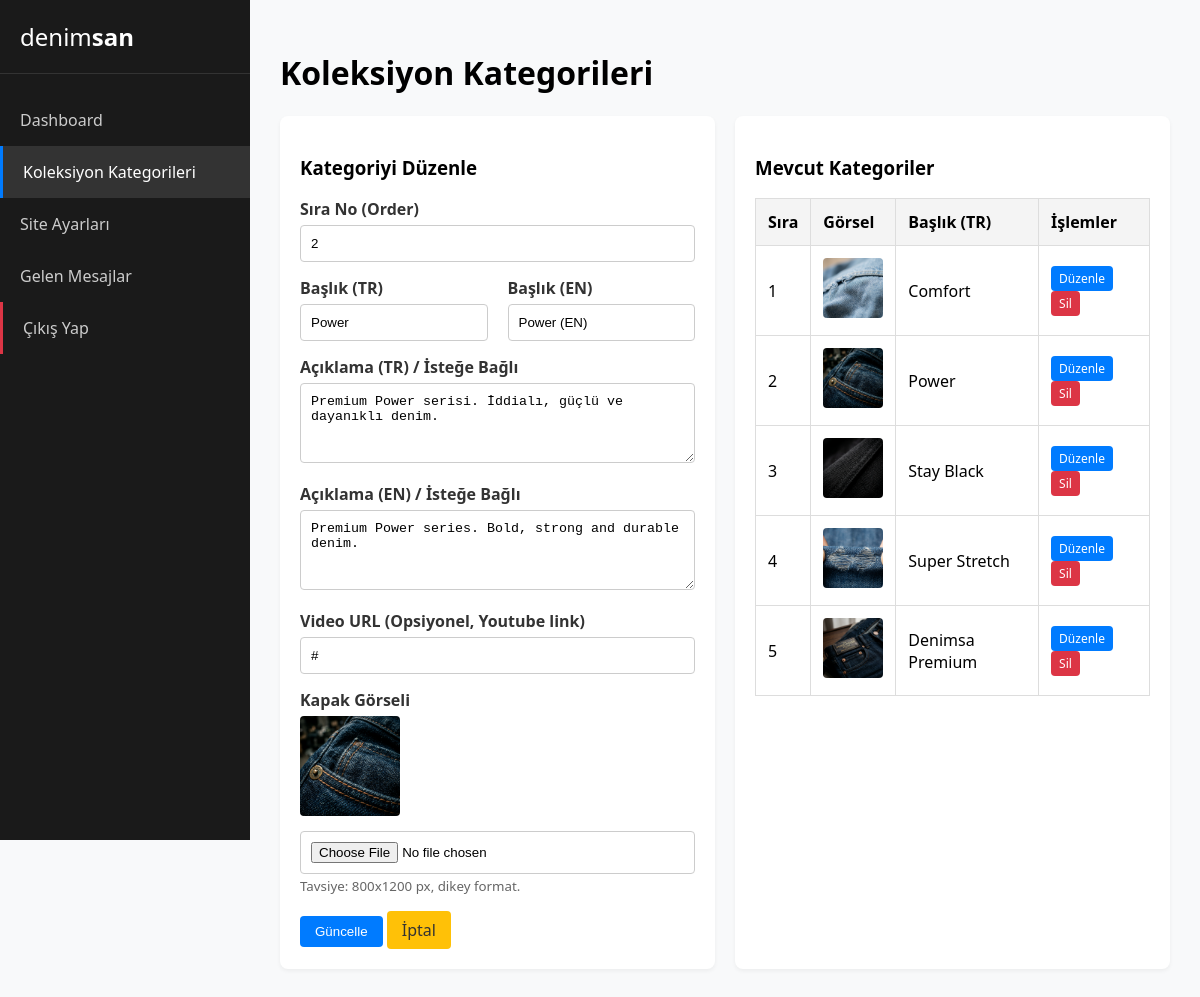
Page /admin/pages/categories.php?edit=2 (signed in) on the committed database.
### tables this page shows
CREATE TABLE IF NOT EXISTS `collection_categories` (
  `id` INT AUTO_INCREMENT PRIMARY KEY,
  `title_tr` VARCHAR(255) NOT NULL,
  `title_en` VARCHAR(255) NOT NULL,
  `description_tr` TEXT,
  `description_en` TEXT,
  `cover_image` VARCHAR(255),
  `video_url` VARCHAR(255) DEFAULT NULL,
  `order_num` INT DEFAULT 0,
  `is_active` BOOLEAN DEFAULT TRUE,
  `created_at` TIMESTAMP DEFAULT CURRENT_TIMESTAMP,
  `updated_at` TIMESTAMP DEFAULT CURRENT_TIMESTAMP ON UPDATE CURRENT_TIMESTAMP
);

### admin/pages/categories.php (the view, shortened to what this page needs)
<?php
require_once '../../includes/db.php';
$editMode = isset($_GET['edit']);
$editId = $editMode ? (int)$_GET['edit'] : 0;
$catData = [
    'title_tr' => '', 'title_en' => '',
    'description_tr' => '', 'description_en' => '',
    'video_url' => '', 'order_num' => 0
];
if ($editMode) {
    $stmt = $pdo->prepare("SELECT * FROM collection_categories WHERE id = ?");
    $stmt->execute([$editId]);
    $catData = $stmt->fetch() ?: $catData;
}
$categories = $pdo->query("SELECT * FROM collection_categories ORDER BY order_num ASC")->fetchAll();
?>
<!DOCTYPE html>
<html lang="tr">
<head>
</head>
<body>
    <div class="sidebar">
        <div class="sidebar-logo">denim<strong>san</strong></div>
        <a href="../index.php" class="nav-link">Dashboard</a>
        <a href="categories.php" class="nav-link active">Koleksiyon Kategorileri</a>
        <a href="settings.php" class="nav-link">Site Ayarları</a>
        <a href="messages.php" class="nav-link">Gelen Mesajlar</a>
        <a href="../logout.php" class="nav-link" style="margin-top: auto; border-left: 3px solid #dc3545;">Çıkış Yap</a>
    </div>
    <div class="content">
        <h1>Koleksiyon Kategorileri</h1>
        <div class="grid-2">
            <div class="card">
                <h3><?= $editMode ? 'Kategoriyi Düzenle' : 'Yeni Kategori Ekle' ?></h3>
                <form method="POST" enctype="multipart/form-data">
                    <div class="form-group">
                        <label>Sıra No (Order)</label>
                        <input type="number" name="order_num" value="<?= htmlspecialchars($catData['order_num']) ?>" required>
                    </div>
                    <div class="grid-2">
                        <div class="form-group">
                            <label>Başlık (TR)</label>
                            <input type="text" name="title_tr" value="<?= htmlspecialchars($catData['title_tr']) ?>" required>
                        </div>
                        <div class="form-group">
                            <label>Başlık (EN)</label>
                            <input type="text" name="title_en" value="<?= htmlspecialchars($catData['title_en']) ?>" required>
                        </div>
                    </div>
                    <div class="form-group">
                        <label>Açıklama (TR) / İsteğe Bağlı</label>
                        <textarea name="description_tr"><?= htmlspecialchars($catData['description_tr']) ?></textarea>
                    </div>
                    <div class="form-group">
                        <label>Açıklama (EN) / İsteğe Bağlı</label>
                        <textarea name="description_en"><?= htmlspecialchars($catData['description_en']) ?></textarea>
                    </div>
                    <div class="form-group">
                        <label>Video URL (Opsiyonel, Youtube link)</label>
                        <input type="text" name="video_url" value="<?= htmlspecialchars($catData['video_url']) ?>">
                    </div>
                    <div class="form-group">
                        <label>Kapak Görseli</label>
                        <?php if($editMode && !empty($catData['cover_image'])): ?>
                            <div style="margin-bottom:10px;">
                                <img src="../../<?= $catData['cover_image'] ?>" alt="Current Image" class="img-preview">
                            </div>
                        <?php endif; ?>
                        <input type="file" name="cover_image" accept="image/*" <?= $editMode ? '' : 'required' ?>>
                        <small style="color:#666;">Tavsiye: 800x1200 px, dikey format.</small>
                    </div>
                    <button type="submit" class="btn"><?= $editMode ? 'Güncelle' : 'Ekle' ?></button>
                    <?php if($editMode): ?>
                        <a href="categories.php" class="btn btn-warning">İptal</a>
                    <?php endif; ?>
                </form>
            </div>
            <div class="card">
                <h3>Mevcut Kategoriler</h3>
                <table>
                    <thead>
                        <tr>
                            <th>Sıra</th>
                            <th>Görsel</th>
                            <th>Başlık (TR)</th>
                            <th>İşlemler</th>
                        </tr>
                    </thead>
                    <tbody>
                        <?php foreach($categories as $row): ?>
                        <tr>
                            <td><?= $row['order_num'] ?></td>
                            <td>
                                <?php if($row['cover_image']): ?>
                                    <img src="../../<?= $row['cover_image'] ?>" class="img-preview" style="max-width: 60px;">
                                <?php endif; ?>
                            </td>
                            <td><?= htmlspecialchars($row['title_tr']) ?></td>
                            <td>
                                <a href="categories.php?edit=<?= $row['id'] ?>" class="btn" style="padding: 4px 8px; font-size:12px;">Düzenle</a>
                                <a href="categories.php?delete=<?= $row['id'] ?>" class="btn btn-danger" style="padding: 4px 8px; font-size:12px;" onclick="return confirm('Silmek istediğinize emin misiniz?');">Sil</a>
                            </td>
                        </tr>
                        <?php endforeach; ?>
                    </tbody>
                </table>
            </div>
        </div>
    </div>
</body>
</html>

### admin/pages/categories.php (style rules this page uses)
body { font-family: 'Segoe UI', Tahoma, Geneva, Verdana, sans-serif; margin: 0; padding: 0; background-color: #f8f9fa; display: flex; }
.sidebar { width: 250px; background-color: #1a1a1a; color: white; min-height: 100vh; padding: 20px 0; position: fixed; }
.sidebar-logo { padding: 0 20px 20px; font-size: 24px; font-weight: 300; border-bottom: 1px solid #333; margin-bottom: 20px; }
.sidebar-logo strong { font-weight: 600; }
.nav-link { display: block; padding: 15px 20px; color: #ccc; text-decoration: none; transition: 0.3s; }
.nav-link:hover, .nav-link.active { background-color: #333; color: white; border-left: 3px solid #007bff; }
.content { margin-left: 250px; padding: 30px; width: calc(100% - 250px); box-sizing: border-box; }
.card { background: white; border-radius: 8px; box-shadow: 0 2px 4px rgba(0,0,0,0.05); padding: 20px; margin-bottom: 20px; }
.grid-2 { display: grid; grid-template-columns: 1fr 1fr; gap: 20px; }
.form-group { margin-bottom: 15px; }
label { display: block; font-weight: bold; margin-bottom: 5px; color: #333; }
input[type="text"], input[type="number"], textarea, input[type="file"] { width: 100%; padding: 10px; border: 1px solid #ccc; border-radius: 4px; box-sizing: border-box; }
textarea { height: 80px; resize: vertical; }
.btn { padding: 8px 15px; background-color: #007bff; color: white; border: none; border-radius: 4px; text-decoration: none; cursor: pointer; display: inline-block; }
.btn-danger { background-color: #dc3545; }
.btn-warning { background-color: #ffc107; color: #333; }
table { width: 100%; border-collapse: collapse; margin-top: 15px; }
th, td { padding: 12px; border: 1px solid #ddd; text-align: left; }
th { background-color: #f4f4f4; }
.img-preview { max-width: 100px; height: auto; border-radius: 4px; }

### rows in the picture
collection_categories: order_num "2", title_tr "Power", title_en "Power (EN)", description_tr "Premium Power serisi. İddialı, güçlü ve dayanıklı denim.", description_en "Premium Power series. Bold, strong and durable denim.", video_url "#", cover_image (picture)
collection_categories: order_num "1", cover_image (picture), title_tr "Comfort"
collection_categories: order_num "3", cover_image (picture), title_tr "Stay Black"
collection_categories: order_num "4", cover_image (picture), title_tr "Super Stretch"
collection_categories: order_num "5", cover_image (picture), title_tr "Denimsa Premium"
